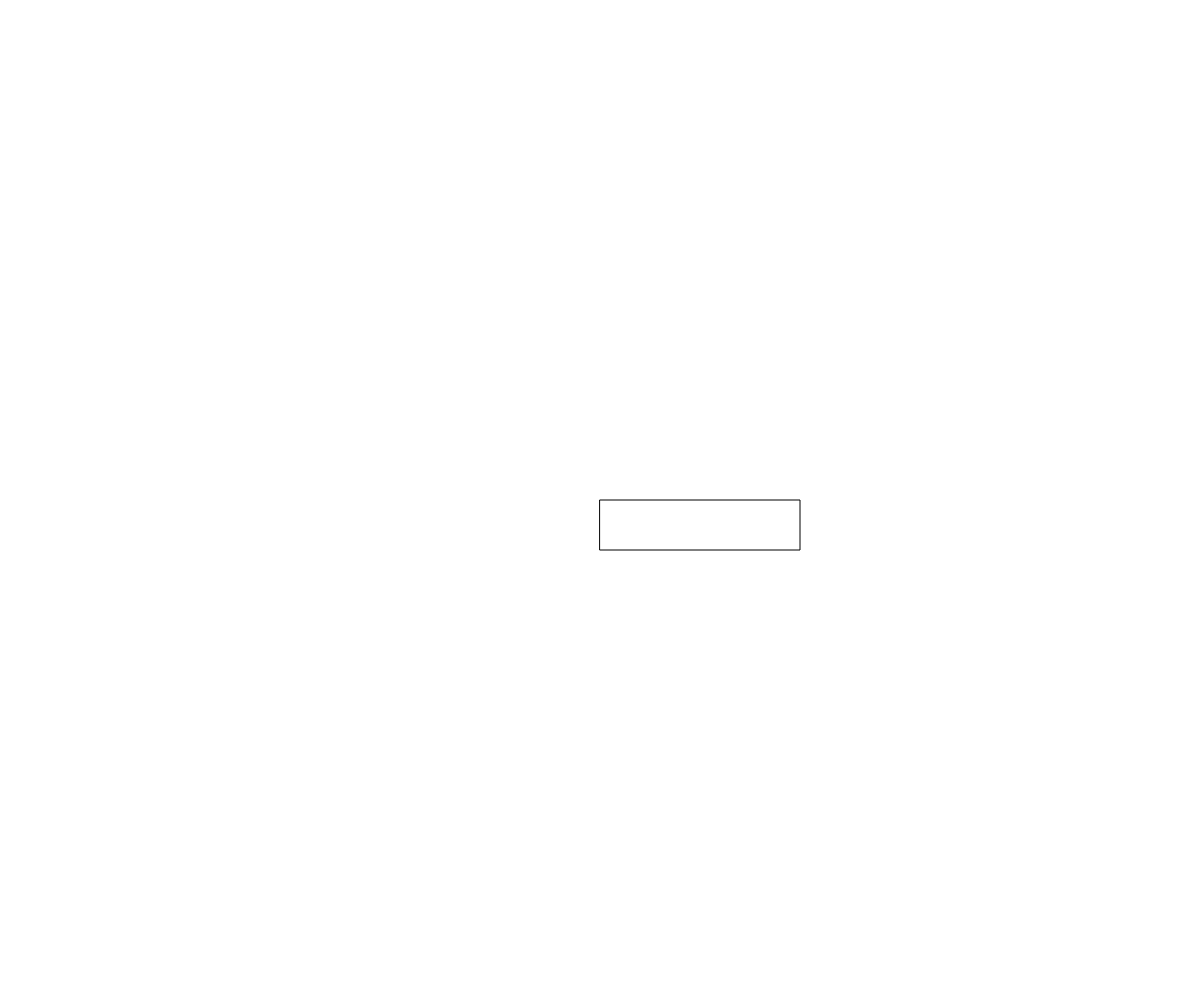
Frame 1 (no input)
Frame 60 (no input): identical to frame 1, image omitted
Frame 120 (the mouse pressed at the canvas centre since frame 60): identical to frame 1, image omitted

The p5.js sketch that drew this single still picture (run headless with seeded random() and noise() and a simulated clock; from frame 60 on, the mouse is pressed at the canvas centre):

// p5.js sketch
// ── sketch.js
function setup() {
	createCanvas(windowWidth, windowHeight)
}

function windowResized() {
	resizeCanvas(windowWidth, windowHeight)
}

function draw() {
	background(255)

	rect(width/2, height/2, 200, 50)


}
